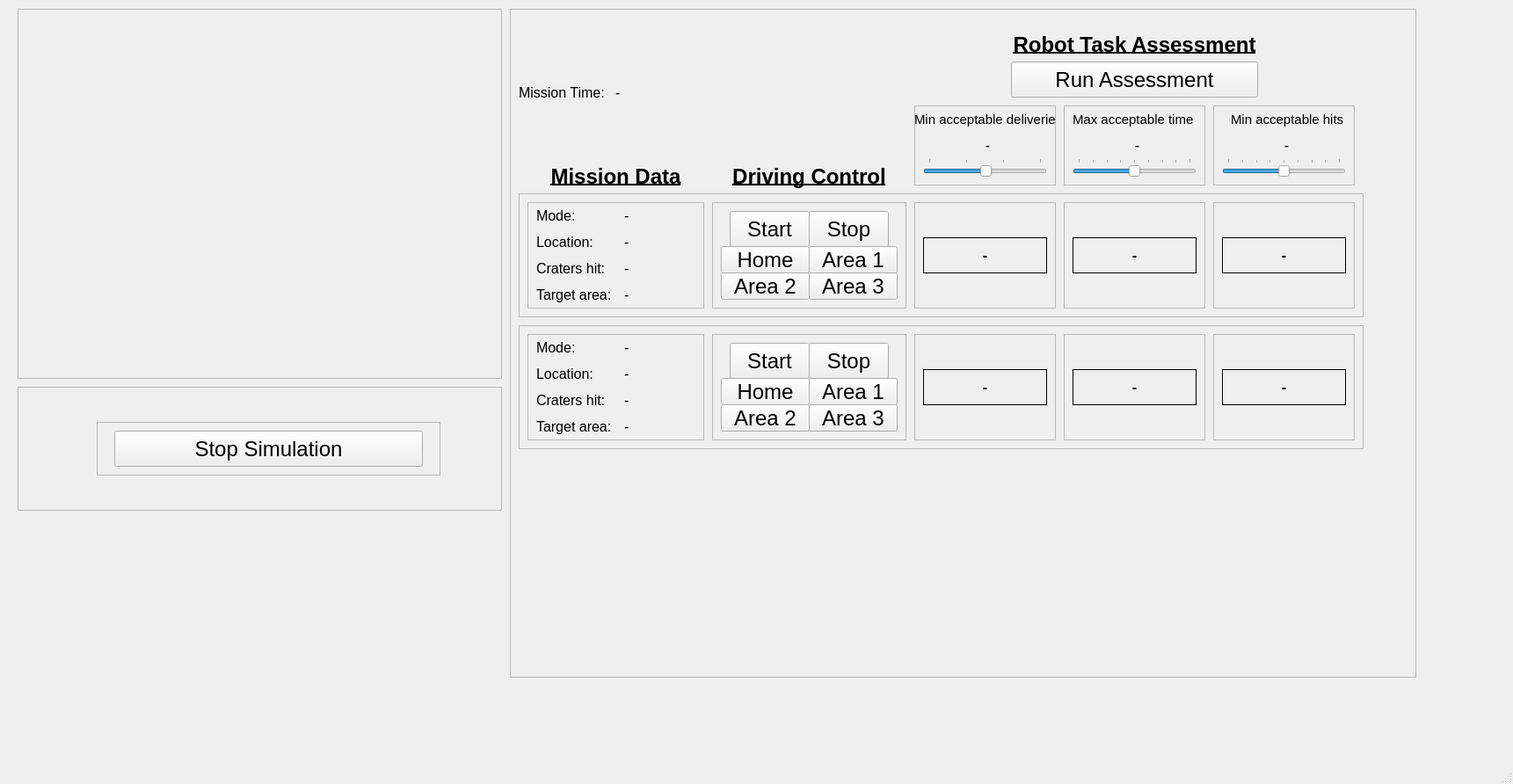
<?xml version="1.0" encoding="UTF-8"?>
<ui version="4.0">
 <class>MainWindow</class>
 <widget class="QMainWindow" name="MainWindow">
  <property name="geometry">
   <rect>
    <x>0</x>
    <y>0</y>
    <width>1721</width>
    <height>892</height>
   </rect>
  </property>
  <property name="windowTitle">
   <string>MainWindow</string>
  </property>
  <widget class="QWidget" name="centralwidget">
   <widget class="QFrame" name="frame_4">
    <property name="geometry">
     <rect>
      <x>580</x>
      <y>10</y>
      <width>1031</width>
      <height>761</height>
     </rect>
    </property>
    <property name="frameShape">
     <enum>QFrame::StyledPanel</enum>
    </property>
    <property name="frameShadow">
     <enum>QFrame::Plain</enum>
    </property>
    <property name="lineWidth">
     <number>4</number>
    </property>
    <widget class="QLabel" name="task_assessment_label">
     <property name="geometry">
      <rect>
       <x>550</x>
       <y>20</y>
       <width>321</width>
       <height>41</height>
      </rect>
     </property>
     <property name="font">
      <font>
       <pointsize>18</pointsize>
       <weight>75</weight>
       <bold>true</bold>
       <underline>true</underline>
      </font>
     </property>
     <property name="text">
      <string>Robot Task Assessment</string>
     </property>
     <property name="alignment">
      <set>Qt::AlignCenter</set>
     </property>
    </widget>
    <widget class="QPushButton" name="assess_button">
     <property name="geometry">
      <rect>
       <x>570</x>
       <y>60</y>
       <width>281</width>
       <height>41</height>
      </rect>
     </property>
     <property name="font">
      <font>
       <pointsize>18</pointsize>
      </font>
     </property>
     <property name="text">
      <string>Run Assessment</string>
     </property>
    </widget>
    <widget class="QFrame" name="frame_10">
     <property name="geometry">
      <rect>
       <x>460</x>
       <y>110</y>
       <width>161</width>
       <height>91</height>
      </rect>
     </property>
     <property name="frameShape">
      <enum>QFrame::StyledPanel</enum>
     </property>
     <property name="frameShadow">
      <enum>QFrame::Raised</enum>
     </property>
     <widget class="QLabel" name="acceptable_reward_value">
      <property name="geometry">
       <rect>
        <x>60</x>
        <y>30</y>
        <width>47</width>
        <height>31</height>
       </rect>
      </property>
      <property name="font">
       <font>
        <pointsize>12</pointsize>
       </font>
      </property>
      <property name="frameShape">
       <enum>QFrame::NoFrame</enum>
      </property>
      <property name="text">
       <string>-</string>
      </property>
      <property name="alignment">
       <set>Qt::AlignCenter</set>
      </property>
     </widget>
     <widget class="QLabel" name="description_label">
      <property name="geometry">
       <rect>
        <x>0</x>
        <y>0</y>
        <width>171</width>
        <height>31</height>
       </rect>
      </property>
      <property name="font">
       <font>
        <pointsize>11</pointsize>
       </font>
      </property>
      <property name="text">
       <string>Min acceptable deliveries</string>
      </property>
     </widget>
     <widget class="QSlider" name="assessment_slider">
      <property name="geometry">
       <rect>
        <x>10</x>
        <y>60</y>
        <width>141</width>
        <height>22</height>
       </rect>
      </property>
      <property name="minimum">
       <number>-75</number>
      </property>
      <property name="maximum">
       <number>0</number>
      </property>
      <property name="value">
       <number>-37</number>
      </property>
      <property name="orientation">
       <enum>Qt::Horizontal</enum>
      </property>
      <property name="invertedAppearance">
       <bool>false</bool>
      </property>
      <property name="invertedControls">
       <bool>false</bool>
      </property>
      <property name="tickPosition">
       <enum>QSlider::TicksAbove</enum>
      </property>
      <property name="tickInterval">
       <number>25</number>
      </property>
     </widget>
    </widget>
    <widget class="QFrame" name="frame_11">
     <property name="geometry">
      <rect>
       <x>630</x>
       <y>110</y>
       <width>161</width>
       <height>91</height>
      </rect>
     </property>
     <property name="frameShape">
      <enum>QFrame::StyledPanel</enum>
     </property>
     <property name="frameShadow">
      <enum>QFrame::Raised</enum>
     </property>
     <widget class="QLabel" name="outcome_threshold_value_2">
      <property name="geometry">
       <rect>
        <x>60</x>
        <y>30</y>
        <width>47</width>
        <height>31</height>
       </rect>
      </property>
      <property name="font">
       <font>
        <pointsize>12</pointsize>
       </font>
      </property>
      <property name="text">
       <string>-</string>
      </property>
      <property name="alignment">
       <set>Qt::AlignCenter</set>
      </property>
     </widget>
     <widget class="QLabel" name="description_label_2">
      <property name="geometry">
       <rect>
        <x>10</x>
        <y>0</y>
        <width>151</width>
        <height>31</height>
       </rect>
      </property>
      <property name="font">
       <font>
        <pointsize>11</pointsize>
       </font>
      </property>
      <property name="text">
       <string>Max acceptable time</string>
      </property>
     </widget>
     <widget class="QSlider" name="outcome_assessment_slider_2">
      <property name="geometry">
       <rect>
        <x>10</x>
        <y>60</y>
        <width>141</width>
        <height>22</height>
       </rect>
      </property>
      <property name="minimum">
       <number>0</number>
      </property>
      <property name="maximum">
       <number>200</number>
      </property>
      <property name="singleStep">
       <number>1</number>
      </property>
      <property name="value">
       <number>100</number>
      </property>
      <property name="orientation">
       <enum>Qt::Horizontal</enum>
      </property>
      <property name="invertedAppearance">
       <bool>false</bool>
      </property>
      <property name="invertedControls">
       <bool>false</bool>
      </property>
      <property name="tickPosition">
       <enum>QSlider::TicksAbove</enum>
      </property>
      <property name="tickInterval">
       <number>25</number>
      </property>
     </widget>
    </widget>
    <widget class="QFrame" name="frame_12">
     <property name="geometry">
      <rect>
       <x>800</x>
       <y>110</y>
       <width>161</width>
       <height>91</height>
      </rect>
     </property>
     <property name="frameShape">
      <enum>QFrame::StyledPanel</enum>
     </property>
     <property name="frameShadow">
      <enum>QFrame::Raised</enum>
     </property>
     <widget class="QSlider" name="outcome_assessment_slider_3">
      <property name="geometry">
       <rect>
        <x>10</x>
        <y>60</y>
        <width>141</width>
        <height>22</height>
       </rect>
      </property>
      <property name="minimum">
       <number>0</number>
      </property>
      <property name="maximum">
       <number>200</number>
      </property>
      <property name="value">
       <number>100</number>
      </property>
      <property name="orientation">
       <enum>Qt::Horizontal</enum>
      </property>
      <property name="invertedAppearance">
       <bool>false</bool>
      </property>
      <property name="invertedControls">
       <bool>false</bool>
      </property>
      <property name="tickPosition">
       <enum>QSlider::TicksAbove</enum>
      </property>
      <property name="tickInterval">
       <number>25</number>
      </property>
     </widget>
     <widget class="QLabel" name="outcome_threshold_value_3">
      <property name="geometry">
       <rect>
        <x>60</x>
        <y>30</y>
        <width>47</width>
        <height>31</height>
       </rect>
      </property>
      <property name="font">
       <font>
        <pointsize>12</pointsize>
       </font>
      </property>
      <property name="text">
       <string>-</string>
      </property>
      <property name="alignment">
       <set>Qt::AlignCenter</set>
      </property>
     </widget>
     <widget class="QLabel" name="description_label_3">
      <property name="geometry">
       <rect>
        <x>20</x>
        <y>0</y>
        <width>131</width>
        <height>31</height>
       </rect>
      </property>
      <property name="font">
       <font>
        <pointsize>11</pointsize>
       </font>
      </property>
      <property name="text">
       <string>Min acceptable hits</string>
      </property>
     </widget>
    </widget>
    <widget class="QLabel" name="time_description_label">
     <property name="geometry">
      <rect>
       <x>10</x>
       <y>80</y>
       <width>111</width>
       <height>31</height>
      </rect>
     </property>
     <property name="font">
      <font>
       <pointsize>12</pointsize>
      </font>
     </property>
     <property name="text">
      <string>Mission Time:</string>
     </property>
    </widget>
    <widget class="QLabel" name="robot_time">
     <property name="geometry">
      <rect>
       <x>120</x>
       <y>80</y>
       <width>121</width>
       <height>31</height>
      </rect>
     </property>
     <property name="font">
      <font>
       <pointsize>12</pointsize>
       <weight>50</weight>
       <bold>false</bold>
       <underline>false</underline>
      </font>
     </property>
     <property name="text">
      <string>-</string>
     </property>
     <property name="alignment">
      <set>Qt::AlignLeading|Qt::AlignLeft|Qt::AlignVCenter</set>
     </property>
    </widget>
    <widget class="QLabel" name="task_assessment_label_2">
     <property name="geometry">
      <rect>
       <x>20</x>
       <y>170</y>
       <width>201</width>
       <height>41</height>
      </rect>
     </property>
     <property name="font">
      <font>
       <pointsize>18</pointsize>
       <weight>75</weight>
       <bold>true</bold>
       <underline>true</underline>
      </font>
     </property>
     <property name="text">
      <string>Mission Data</string>
     </property>
     <property name="alignment">
      <set>Qt::AlignCenter</set>
     </property>
    </widget>
    <widget class="QLabel" name="task_assessment_label_3">
     <property name="geometry">
      <rect>
       <x>230</x>
       <y>170</y>
       <width>221</width>
       <height>41</height>
      </rect>
     </property>
     <property name="font">
      <font>
       <pointsize>18</pointsize>
       <weight>75</weight>
       <bold>true</bold>
       <underline>true</underline>
      </font>
     </property>
     <property name="text">
      <string>Driving Control</string>
     </property>
     <property name="alignment">
      <set>Qt::AlignCenter</set>
     </property>
    </widget>
    <widget class="QFrame" name="agent2_frame">
     <property name="geometry">
      <rect>
       <x>10</x>
       <y>360</y>
       <width>961</width>
       <height>141</height>
      </rect>
     </property>
     <property name="frameShape">
      <enum>QFrame::StyledPanel</enum>
     </property>
     <property name="frameShadow">
      <enum>QFrame::Raised</enum>
     </property>
     <widget class="QFrame" name="frame_13">
      <property name="geometry">
       <rect>
        <x>10</x>
        <y>10</y>
        <width>201</width>
        <height>121</height>
       </rect>
      </property>
      <property name="autoFillBackground">
       <bool>false</bool>
      </property>
      <property name="frameShape">
       <enum>QFrame::StyledPanel</enum>
      </property>
      <property name="frameShadow">
       <enum>QFrame::Plain</enum>
      </property>
      <property name="lineWidth">
       <number>4</number>
      </property>
      <widget class="QLabel" name="robot2_target_area">
       <property name="geometry">
        <rect>
         <x>110</x>
         <y>90</y>
         <width>121</width>
         <height>31</height>
        </rect>
       </property>
       <property name="font">
        <font>
         <pointsize>12</pointsize>
         <weight>50</weight>
         <bold>false</bold>
         <underline>false</underline>
        </font>
       </property>
       <property name="text">
        <string>-</string>
       </property>
       <property name="alignment">
        <set>Qt::AlignLeading|Qt::AlignLeft|Qt::AlignVCenter</set>
       </property>
      </widget>
      <widget class="QLabel" name="robot2_location">
       <property name="geometry">
        <rect>
         <x>110</x>
         <y>30</y>
         <width>111</width>
         <height>31</height>
        </rect>
       </property>
       <property name="font">
        <font>
         <pointsize>12</pointsize>
         <weight>50</weight>
         <bold>false</bold>
         <underline>false</underline>
        </font>
       </property>
       <property name="text">
        <string>-</string>
       </property>
       <property name="alignment">
        <set>Qt::AlignLeading|Qt::AlignLeft|Qt::AlignVCenter</set>
       </property>
      </widget>
      <widget class="QLabel" name="robot2_state">
       <property name="geometry">
        <rect>
         <x>110</x>
         <y>0</y>
         <width>201</width>
         <height>31</height>
        </rect>
       </property>
       <property name="font">
        <font>
         <pointsize>12</pointsize>
         <weight>50</weight>
         <bold>false</bold>
         <underline>false</underline>
        </font>
       </property>
       <property name="text">
        <string>-</string>
       </property>
       <property name="alignment">
        <set>Qt::AlignLeading|Qt::AlignLeft|Qt::AlignVCenter</set>
       </property>
      </widget>
      <widget class="QLabel" name="location_description_label_3">
       <property name="geometry">
        <rect>
         <x>10</x>
         <y>30</y>
         <width>81</width>
         <height>31</height>
        </rect>
       </property>
       <property name="font">
        <font>
         <pointsize>12</pointsize>
        </font>
       </property>
       <property name="text">
        <string>Location:</string>
       </property>
      </widget>
      <widget class="QLabel" name="robot2_craters">
       <property name="geometry">
        <rect>
         <x>110</x>
         <y>60</y>
         <width>101</width>
         <height>31</height>
        </rect>
       </property>
       <property name="font">
        <font>
         <pointsize>12</pointsize>
         <weight>50</weight>
         <bold>false</bold>
         <underline>false</underline>
        </font>
       </property>
       <property name="text">
        <string>-</string>
       </property>
       <property name="alignment">
        <set>Qt::AlignLeading|Qt::AlignLeft|Qt::AlignVCenter</set>
       </property>
      </widget>
      <widget class="QLabel" name="state_description_label_3">
       <property name="geometry">
        <rect>
         <x>10</x>
         <y>0</y>
         <width>61</width>
         <height>31</height>
        </rect>
       </property>
       <property name="font">
        <font>
         <pointsize>12</pointsize>
        </font>
       </property>
       <property name="text">
        <string>Mode:</string>
       </property>
      </widget>
      <widget class="QLabel" name="hits_description_label_3">
       <property name="geometry">
        <rect>
         <x>10</x>
         <y>60</y>
         <width>91</width>
         <height>31</height>
        </rect>
       </property>
       <property name="font">
        <font>
         <pointsize>12</pointsize>
        </font>
       </property>
       <property name="text">
        <string>Craters hit:</string>
       </property>
      </widget>
      <widget class="QLabel" name="area_description_label_3">
       <property name="geometry">
        <rect>
         <x>10</x>
         <y>90</y>
         <width>91</width>
         <height>31</height>
        </rect>
       </property>
       <property name="font">
        <font>
         <pointsize>12</pointsize>
        </font>
       </property>
       <property name="text">
        <string>Target area:</string>
       </property>
      </widget>
     </widget>
     <widget class="QFrame" name="frame_14">
      <property name="geometry">
       <rect>
        <x>220</x>
        <y>10</y>
        <width>221</width>
        <height>121</height>
       </rect>
      </property>
      <property name="frameShape">
       <enum>QFrame::StyledPanel</enum>
      </property>
      <property name="frameShadow">
       <enum>QFrame::Plain</enum>
      </property>
      <property name="lineWidth">
       <number>4</number>
      </property>
      <widget class="QPushButton" name="robot2_goArea2Button">
       <property name="geometry">
        <rect>
         <x>10</x>
         <y>80</y>
         <width>101</width>
         <height>31</height>
        </rect>
       </property>
       <property name="font">
        <font>
         <pointsize>18</pointsize>
        </font>
       </property>
       <property name="text">
        <string>Area 2</string>
       </property>
      </widget>
      <widget class="QPushButton" name="robot2_goHomeButton">
       <property name="geometry">
        <rect>
         <x>10</x>
         <y>50</y>
         <width>101</width>
         <height>31</height>
        </rect>
       </property>
       <property name="font">
        <font>
         <pointsize>18</pointsize>
        </font>
       </property>
       <property name="text">
        <string>Home</string>
       </property>
      </widget>
      <widget class="QPushButton" name="robot2_goArea1Button">
       <property name="geometry">
        <rect>
         <x>110</x>
         <y>50</y>
         <width>101</width>
         <height>31</height>
        </rect>
       </property>
       <property name="font">
        <font>
         <pointsize>18</pointsize>
        </font>
       </property>
       <property name="text">
        <string>Area 1</string>
       </property>
      </widget>
      <widget class="QPushButton" name="robot2_goArea3Button">
       <property name="geometry">
        <rect>
         <x>110</x>
         <y>80</y>
         <width>101</width>
         <height>31</height>
        </rect>
       </property>
       <property name="font">
        <font>
         <pointsize>18</pointsize>
        </font>
       </property>
       <property name="text">
        <string>Area 3</string>
       </property>
      </widget>
      <widget class="QPushButton" name="robot2_startControlButton">
       <property name="geometry">
        <rect>
         <x>20</x>
         <y>10</y>
         <width>91</width>
         <height>41</height>
        </rect>
       </property>
       <property name="font">
        <font>
         <pointsize>18</pointsize>
         <weight>50</weight>
         <bold>false</bold>
        </font>
       </property>
       <property name="text">
        <string>Start</string>
       </property>
       <property name="flat">
        <bool>false</bool>
       </property>
      </widget>
      <widget class="QPushButton" name="robot2_stopControlButton">
       <property name="geometry">
        <rect>
         <x>110</x>
         <y>10</y>
         <width>91</width>
         <height>41</height>
        </rect>
       </property>
       <property name="font">
        <font>
         <pointsize>18</pointsize>
         <weight>50</weight>
         <bold>false</bold>
        </font>
       </property>
       <property name="text">
        <string>Stop</string>
       </property>
      </widget>
     </widget>
     <widget class="QFrame" name="frame_16">
      <property name="geometry">
       <rect>
        <x>620</x>
        <y>10</y>
        <width>161</width>
        <height>121</height>
       </rect>
      </property>
      <property name="frameShape">
       <enum>QFrame::StyledPanel</enum>
      </property>
      <property name="frameShadow">
       <enum>QFrame::Plain</enum>
      </property>
      <property name="lineWidth">
       <number>4</number>
      </property>
      <widget class="QLabel" name="robot2_oa_time_value">
       <property name="geometry">
        <rect>
         <x>10</x>
         <y>40</y>
         <width>141</width>
         <height>41</height>
        </rect>
       </property>
       <property name="font">
        <font>
         <pointsize>12</pointsize>
         <weight>75</weight>
         <bold>true</bold>
        </font>
       </property>
       <property name="frameShape">
        <enum>QFrame::Box</enum>
       </property>
       <property name="text">
        <string>-</string>
       </property>
       <property name="alignment">
        <set>Qt::AlignCenter</set>
       </property>
      </widget>
     </widget>
     <widget class="QFrame" name="frame_15">
      <property name="geometry">
       <rect>
        <x>450</x>
        <y>10</y>
        <width>161</width>
        <height>121</height>
       </rect>
      </property>
      <property name="frameShape">
       <enum>QFrame::StyledPanel</enum>
      </property>
      <property name="frameShadow">
       <enum>QFrame::Plain</enum>
      </property>
      <property name="lineWidth">
       <number>4</number>
      </property>
      <widget class="QLabel" name="robot2_oa_deliveries_value">
       <property name="geometry">
        <rect>
         <x>10</x>
         <y>40</y>
         <width>141</width>
         <height>41</height>
        </rect>
       </property>
       <property name="font">
        <font>
         <pointsize>12</pointsize>
         <weight>75</weight>
         <bold>true</bold>
        </font>
       </property>
       <property name="frameShape">
        <enum>QFrame::Box</enum>
       </property>
       <property name="text">
        <string>-</string>
       </property>
       <property name="alignment">
        <set>Qt::AlignCenter</set>
       </property>
      </widget>
     </widget>
     <widget class="QFrame" name="frame_17">
      <property name="geometry">
       <rect>
        <x>790</x>
        <y>10</y>
        <width>161</width>
        <height>121</height>
       </rect>
      </property>
      <property name="frameShape">
       <enum>QFrame::StyledPanel</enum>
      </property>
      <property name="frameShadow">
       <enum>QFrame::Plain</enum>
      </property>
      <property name="lineWidth">
       <number>4</number>
      </property>
      <widget class="QLabel" name="robot2_oa_hits_value">
       <property name="geometry">
        <rect>
         <x>10</x>
         <y>40</y>
         <width>141</width>
         <height>41</height>
        </rect>
       </property>
       <property name="font">
        <font>
         <pointsize>12</pointsize>
         <weight>75</weight>
         <bold>true</bold>
        </font>
       </property>
       <property name="frameShape">
        <enum>QFrame::Box</enum>
       </property>
       <property name="text">
        <string>-</string>
       </property>
       <property name="alignment">
        <set>Qt::AlignCenter</set>
       </property>
      </widget>
     </widget>
    </widget>
    <widget class="QFrame" name="agent1_frame">
     <property name="geometry">
      <rect>
       <x>10</x>
       <y>210</y>
       <width>961</width>
       <height>141</height>
      </rect>
     </property>
     <property name="autoFillBackground">
      <bool>false</bool>
     </property>
     <property name="styleSheet">
      <string notr="true"/>
     </property>
     <property name="frameShape">
      <enum>QFrame::StyledPanel</enum>
     </property>
     <property name="frameShadow">
      <enum>QFrame::Raised</enum>
     </property>
     <widget class="QFrame" name="frame_2">
      <property name="geometry">
       <rect>
        <x>450</x>
        <y>10</y>
        <width>161</width>
        <height>121</height>
       </rect>
      </property>
      <property name="frameShape">
       <enum>QFrame::StyledPanel</enum>
      </property>
      <property name="frameShadow">
       <enum>QFrame::Plain</enum>
      </property>
      <property name="lineWidth">
       <number>4</number>
      </property>
      <widget class="QLabel" name="assessment_value">
       <property name="geometry">
        <rect>
         <x>10</x>
         <y>40</y>
         <width>141</width>
         <height>41</height>
        </rect>
       </property>
       <property name="font">
        <font>
         <pointsize>12</pointsize>
         <weight>75</weight>
         <bold>true</bold>
        </font>
       </property>
       <property name="frameShape">
        <enum>QFrame::Box</enum>
       </property>
       <property name="text">
        <string>-</string>
       </property>
       <property name="alignment">
        <set>Qt::AlignCenter</set>
       </property>
      </widget>
     </widget>
     <widget class="QFrame" name="frame_7">
      <property name="geometry">
       <rect>
        <x>790</x>
        <y>10</y>
        <width>161</width>
        <height>121</height>
       </rect>
      </property>
      <property name="frameShape">
       <enum>QFrame::StyledPanel</enum>
      </property>
      <property name="frameShadow">
       <enum>QFrame::Plain</enum>
      </property>
      <property name="lineWidth">
       <number>4</number>
      </property>
      <widget class="QLabel" name="outcome_assessment_value_3">
       <property name="geometry">
        <rect>
         <x>10</x>
         <y>40</y>
         <width>141</width>
         <height>41</height>
        </rect>
       </property>
       <property name="font">
        <font>
         <pointsize>12</pointsize>
         <weight>75</weight>
         <bold>true</bold>
        </font>
       </property>
       <property name="frameShape">
        <enum>QFrame::Box</enum>
       </property>
       <property name="text">
        <string>-</string>
       </property>
       <property name="alignment">
        <set>Qt::AlignCenter</set>
       </property>
      </widget>
     </widget>
     <widget class="QFrame" name="frame_6">
      <property name="geometry">
       <rect>
        <x>620</x>
        <y>10</y>
        <width>161</width>
        <height>121</height>
       </rect>
      </property>
      <property name="frameShape">
       <enum>QFrame::StyledPanel</enum>
      </property>
      <property name="frameShadow">
       <enum>QFrame::Plain</enum>
      </property>
      <property name="lineWidth">
       <number>4</number>
      </property>
      <widget class="QLabel" name="outcome_assessment_value_2">
       <property name="geometry">
        <rect>
         <x>10</x>
         <y>40</y>
         <width>141</width>
         <height>41</height>
        </rect>
       </property>
       <property name="font">
        <font>
         <pointsize>12</pointsize>
         <weight>75</weight>
         <bold>true</bold>
        </font>
       </property>
       <property name="frameShape">
        <enum>QFrame::Box</enum>
       </property>
       <property name="text">
        <string>-</string>
       </property>
       <property name="alignment">
        <set>Qt::AlignCenter</set>
       </property>
      </widget>
     </widget>
     <widget class="QFrame" name="frame">
      <property name="geometry">
       <rect>
        <x>10</x>
        <y>10</y>
        <width>201</width>
        <height>121</height>
       </rect>
      </property>
      <property name="autoFillBackground">
       <bool>false</bool>
      </property>
      <property name="styleSheet">
       <string notr="true"/>
      </property>
      <property name="frameShape">
       <enum>QFrame::StyledPanel</enum>
      </property>
      <property name="frameShadow">
       <enum>QFrame::Plain</enum>
      </property>
      <property name="lineWidth">
       <number>4</number>
      </property>
      <widget class="QLabel" name="robot_target_area">
       <property name="geometry">
        <rect>
         <x>110</x>
         <y>90</y>
         <width>121</width>
         <height>31</height>
        </rect>
       </property>
       <property name="font">
        <font>
         <pointsize>12</pointsize>
         <weight>50</weight>
         <bold>false</bold>
         <underline>false</underline>
        </font>
       </property>
       <property name="text">
        <string>-</string>
       </property>
       <property name="alignment">
        <set>Qt::AlignLeading|Qt::AlignLeft|Qt::AlignVCenter</set>
       </property>
      </widget>
      <widget class="QLabel" name="robot_location">
       <property name="geometry">
        <rect>
         <x>110</x>
         <y>30</y>
         <width>111</width>
         <height>31</height>
        </rect>
       </property>
       <property name="font">
        <font>
         <pointsize>12</pointsize>
         <weight>50</weight>
         <bold>false</bold>
         <underline>false</underline>
        </font>
       </property>
       <property name="text">
        <string>-</string>
       </property>
       <property name="alignment">
        <set>Qt::AlignLeading|Qt::AlignLeft|Qt::AlignVCenter</set>
       </property>
      </widget>
      <widget class="QLabel" name="robot_state">
       <property name="geometry">
        <rect>
         <x>110</x>
         <y>0</y>
         <width>201</width>
         <height>31</height>
        </rect>
       </property>
       <property name="font">
        <font>
         <pointsize>12</pointsize>
         <weight>50</weight>
         <bold>false</bold>
         <underline>false</underline>
        </font>
       </property>
       <property name="text">
        <string>-</string>
       </property>
       <property name="alignment">
        <set>Qt::AlignLeading|Qt::AlignLeft|Qt::AlignVCenter</set>
       </property>
      </widget>
      <widget class="QLabel" name="location_description_label">
       <property name="geometry">
        <rect>
         <x>10</x>
         <y>30</y>
         <width>81</width>
         <height>31</height>
        </rect>
       </property>
       <property name="font">
        <font>
         <pointsize>12</pointsize>
        </font>
       </property>
       <property name="text">
        <string>Location:</string>
       </property>
      </widget>
      <widget class="QLabel" name="robot_craters">
       <property name="geometry">
        <rect>
         <x>110</x>
         <y>60</y>
         <width>101</width>
         <height>31</height>
        </rect>
       </property>
       <property name="font">
        <font>
         <pointsize>12</pointsize>
         <weight>50</weight>
         <bold>false</bold>
         <underline>false</underline>
        </font>
       </property>
       <property name="text">
        <string>-</string>
       </property>
       <property name="alignment">
        <set>Qt::AlignLeading|Qt::AlignLeft|Qt::AlignVCenter</set>
       </property>
      </widget>
      <widget class="QLabel" name="state_description_label">
       <property name="geometry">
        <rect>
         <x>10</x>
         <y>0</y>
         <width>61</width>
         <height>31</height>
        </rect>
       </property>
       <property name="font">
        <font>
         <pointsize>12</pointsize>
        </font>
       </property>
       <property name="text">
        <string>Mode:</string>
       </property>
      </widget>
      <widget class="QLabel" name="hits_description_label">
       <property name="geometry">
        <rect>
         <x>10</x>
         <y>60</y>
         <width>91</width>
         <height>31</height>
        </rect>
       </property>
       <property name="font">
        <font>
         <pointsize>12</pointsize>
        </font>
       </property>
       <property name="text">
        <string>Craters hit:</string>
       </property>
      </widget>
      <widget class="QLabel" name="area_description_label">
       <property name="geometry">
        <rect>
         <x>10</x>
         <y>90</y>
         <width>91</width>
         <height>31</height>
        </rect>
       </property>
       <property name="font">
        <font>
         <pointsize>12</pointsize>
        </font>
       </property>
       <property name="text">
        <string>Target area:</string>
       </property>
      </widget>
     </widget>
     <widget class="QFrame" name="frame_8">
      <property name="geometry">
       <rect>
        <x>220</x>
        <y>10</y>
        <width>221</width>
        <height>121</height>
       </rect>
      </property>
      <property name="frameShape">
       <enum>QFrame::StyledPanel</enum>
      </property>
      <property name="frameShadow">
       <enum>QFrame::Plain</enum>
      </property>
      <property name="lineWidth">
       <number>4</number>
      </property>
      <widget class="QPushButton" name="goArea2Button">
       <property name="geometry">
        <rect>
         <x>10</x>
         <y>80</y>
         <width>101</width>
         <height>31</height>
        </rect>
       </property>
       <property name="font">
        <font>
         <pointsize>18</pointsize>
        </font>
       </property>
       <property name="text">
        <string>Area 2</string>
       </property>
      </widget>
      <widget class="QPushButton" name="goHomeButton">
       <property name="geometry">
        <rect>
         <x>10</x>
         <y>50</y>
         <width>101</width>
         <height>31</height>
        </rect>
       </property>
       <property name="font">
        <font>
         <pointsize>18</pointsize>
        </font>
       </property>
       <property name="text">
        <string>Home</string>
       </property>
      </widget>
      <widget class="QPushButton" name="goArea1Button">
       <property name="geometry">
        <rect>
         <x>110</x>
         <y>50</y>
         <width>101</width>
         <height>31</height>
        </rect>
       </property>
       <property name="font">
        <font>
         <pointsize>18</pointsize>
        </font>
       </property>
       <property name="text">
        <string>Area 1</string>
       </property>
      </widget>
      <widget class="QPushButton" name="goArea3Button">
       <property name="geometry">
        <rect>
         <x>110</x>
         <y>80</y>
         <width>101</width>
         <height>31</height>
        </rect>
       </property>
       <property name="font">
        <font>
         <pointsize>18</pointsize>
        </font>
       </property>
       <property name="text">
        <string>Area 3</string>
       </property>
      </widget>
      <widget class="QPushButton" name="startControlButton">
       <property name="geometry">
        <rect>
         <x>20</x>
         <y>10</y>
         <width>91</width>
         <height>41</height>
        </rect>
       </property>
       <property name="font">
        <font>
         <pointsize>18</pointsize>
         <weight>50</weight>
         <bold>false</bold>
        </font>
       </property>
       <property name="text">
        <string>Start</string>
       </property>
       <property name="flat">
        <bool>false</bool>
       </property>
      </widget>
      <widget class="QPushButton" name="stopControlButton">
       <property name="geometry">
        <rect>
         <x>110</x>
         <y>10</y>
         <width>91</width>
         <height>41</height>
        </rect>
       </property>
       <property name="font">
        <font>
         <pointsize>18</pointsize>
         <weight>50</weight>
         <bold>false</bold>
        </font>
       </property>
       <property name="text">
        <string>Stop</string>
       </property>
      </widget>
     </widget>
    </widget>
   </widget>
   <widget class="QFrame" name="frame_3">
    <property name="geometry">
     <rect>
      <x>20</x>
      <y>440</y>
      <width>551</width>
      <height>141</height>
     </rect>
    </property>
    <property name="autoFillBackground">
     <bool>false</bool>
    </property>
    <property name="frameShape">
     <enum>QFrame::StyledPanel</enum>
    </property>
    <property name="frameShadow">
     <enum>QFrame::Plain</enum>
    </property>
    <property name="lineWidth">
     <number>4</number>
    </property>
    <widget class="QFrame" name="frame_9">
     <property name="geometry">
      <rect>
       <x>90</x>
       <y>40</y>
       <width>391</width>
       <height>61</height>
      </rect>
     </property>
     <property name="frameShape">
      <enum>QFrame::StyledPanel</enum>
     </property>
     <property name="frameShadow">
      <enum>QFrame::Plain</enum>
     </property>
     <property name="lineWidth">
      <number>4</number>
     </property>
     <widget class="QPushButton" name="stopSimButton">
      <property name="geometry">
       <rect>
        <x>20</x>
        <y>10</y>
        <width>351</width>
        <height>41</height>
       </rect>
      </property>
      <property name="font">
       <font>
        <pointsize>18</pointsize>
       </font>
      </property>
      <property name="text">
       <string>Stop Simulation</string>
      </property>
     </widget>
    </widget>
   </widget>
   <widget class="QFrame" name="frame_5">
    <property name="geometry">
     <rect>
      <x>20</x>
      <y>10</y>
      <width>551</width>
      <height>421</height>
     </rect>
    </property>
    <property name="frameShape">
     <enum>QFrame::StyledPanel</enum>
    </property>
    <property name="frameShadow">
     <enum>QFrame::Plain</enum>
    </property>
    <property name="lineWidth">
     <number>4</number>
    </property>
    <widget class="QWidget" name="map_area" native="true">
     <property name="geometry">
      <rect>
       <x>10</x>
       <y>10</y>
       <width>531</width>
       <height>401</height>
      </rect>
     </property>
    </widget>
   </widget>
  </widget>
  <widget class="QMenuBar" name="menubar">
   <property name="geometry">
    <rect>
     <x>0</x>
     <y>0</y>
     <width>1721</width>
     <height>21</height>
    </rect>
   </property>
  </widget>
  <widget class="QStatusBar" name="statusbar"/>
 </widget>
 <resources/>
 <connections/>
</ui>
